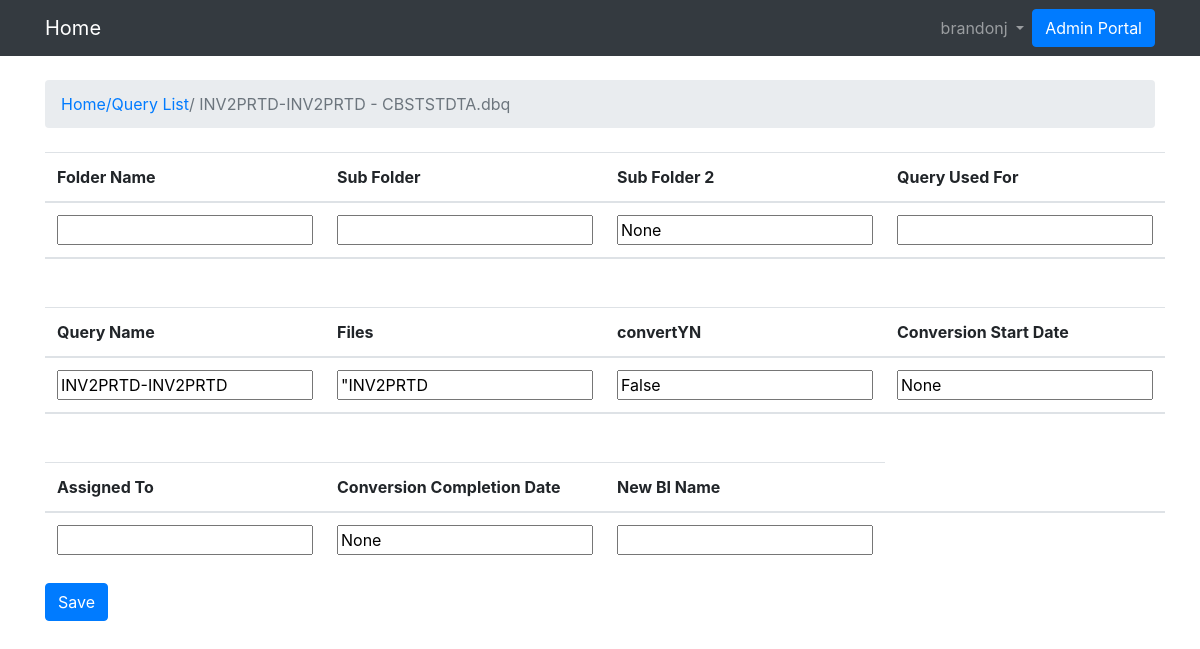
The page /queries/2037/ (signed in) on the database its author committed.
### entries/models.py (models this page shows, shortened)
class Query(models.Model):
    folderName                  = models.CharField(max_length=100, blank=True, null=True)
    subfolder                   = models.CharField(max_length=100, blank=True, null=True)
    subfolder2                  = models.CharField(max_length=100, blank=True, null=True, default=None)
    queryUsedFor                = models.CharField(max_length=500, blank=True, null=True)
    queryName                   = models.CharField(max_length=100, unique=True)
    files                       = models.CharField(max_length=100, blank=True, null=True)
    convertYN                   = models.BooleanField(default=False)
    conversionStartDate         = models.DateField('Conversion Start Date', blank=True, null=True)
    assignedTo                  = models.CharField(max_length=100, blank=True, null=True)
    conversionCompletionDate    = models.DateField('Conversion Completion Date', blank=True, null=True)
    newNameInBI                 = models.CharField(max_length=100, blank=True, null=True)

### entries/views.py (the view)
# urls.py: path('<int:query_id>/', views.detail, name='detail'),
@login_required
def detail(request, query_id):
    if request.method == "POST":
        if request.POST.get('queryName'):
            query = get_object_or_404(Query, pk=query_id)
            query.queryName = request.POST.get('queryName')
            query.folderName = request.POST.get('folderName')
            query.subfolder = request.POST.get('subfolder')
            query.subfolder2 = request.POST.get('subfolder2')
            query.queryUsedFor = request.POST.get('queryUsedFor')
            query.files = request.POST.get('files')
            query.convertYN =request.POST.get('convertYN')
            query.conversionStartDate = request.POST.get('conversionStartDate')
            query.assignedTo = request.POST.get('assignedTo')
            query.conversionCompletionDate = request.POST.get('conversionCompletionDate')
            query.newNameInBI = request.POST.get('newNameInBI')
            query.save()
            return redirect('entries:index')
    else:
        query = get_object_or_404(Query, pk=query_id)
        data = serializers.serialize( "python", Query.objects.all())
        return render(request, 'entries/detail.html', {'query': query, 'data': data})

### entries/templates/entries/detail.html (shortened to what this page needs)
{% extends 'entries/base.html' %}
{% block breadcrumb %}
<li class="breadcrumb-item active"><a href="{% url 'homepage:index' %}">Home</a><a href="{% url 'entries:index' %}">/Query List</a>/ {{ query.queryName }}</li>
{% endblock %}
{% block content %}
<form action="" method="POST">
    <table class="table">
        <thread class="thread-inverse">
            <tr>
                <th>Folder Name</th>
                <th>Sub Folder</th>
                <th>Sub Folder 2</th>
                <th>Query Used For</th>
            </tr>
        </thread>
        <tbody>
            <tr>
                <td><input type="text" name="folderName" value={{query.folderName}}></input></td>
                <td><input type="text" name="subfolder" value={{query.subfolder}}></input></td>
                <td><input type="text" name="subfolder2" value={{query.subfolder2}}></input></td>
                <td><input type="text" name="queryUsedFor" value={{query.queryUsedFor}}></input></td>
            </tr>
        </tbody>
        <thread>
            <tr>
                <td>&nbsp;</td>
            </tr>
        </thread>
        <thread class="thread-inverse">
            <tr>
                <th>Query Name</th>
                <th>Files</th>
                <th>convertYN</th>
                <th>Conversion Start Date</th>
            </tr>
        </thread>
        <tbody>
            <tr>
                <td><input type="text" name="queryName" value={{query.queryName}}></input></td>
                <td><input type="text" name="files" value={{query.files}}></input></td>
                <td><input type="text" name="convertYN" value={{query.convertYN}}></input></td>
                <td><input type="text" name="conversionStartDate" value={{query.conversionStartDate}}></input></td>
            </tr>
        </tbody>
        <thread>
            <tr>
                <td>&nbsp;</td>
            </tr>
        </thread>
        <thread class="thread-inverse">
            <tr>
                <th>Assigned To</th>
                <th>Conversion Completion Date</th>
                <th>New BI Name</th>
            </tr>
        </thread>
        <tbody>
            <tr>
                <td><input type="text" name="assignedTo" value={{query.assignedTo}}></input></td>
                <td><input type="text" name="conversionCompletionDate" value={{query.conversionCompletionDate}}></input></td>
                <td><input type="text" name="newNameInBI" value={{query.newNameInBI}}></input></td>
            </tr>
        </tbody>
    </table>
    <input class="btn btn-primary" type="submit" value="Save"></input>
</form>
{% endblock %}

### entries/templates/entries/base.html (shortened to what this page needs)
{% load static %}<!DOCTYPE html>
<html>
    <head>
        <link rel="stylesheet" type="text/css" href="{% static 'entries/bootstrap.min.css' %}">
    </head>
    <body>
        {% block body %}
        <nav class="navbar navbar-expand-sm navbar-dark bg-dark">
			  <div class="container">
				<a class="navbar-brand" href="{% url 'homepage:index' %}">Home</a>
				<div class="nav navbar-nav navbar-collapse" id="mainMenu">
				    {% if user.is_authenticated %}
				    <ul class="navbar-nav ml-auto">
				        <li class="nav-item dropdown">
				            <a class="nav-link dropdown-toggle" href="#" id='userMenu' data-toggle="dropdown" aria-haspopup="true" aria-expanded="false">
				                {{ user.username }}
				            </a>
				        </li>
				    </ul>
				    {% else %}
				    <form class="from-inline ml-auto">
				        <a href="{% url 'admin:login' %}" class="btn btn-outline-secondary">Log in</a>
				    </form>
				    {% endif %}
				</div>
			    <div class="nav navbar-nav navbar-right">
                    <a class="btn btn-primary" href="{% url 'admin:index' %}">Admin Portal</a>
				</div>
			  </div>
			</nav>
			<div class="container">
				<ol class="breadcrumb my-4">
					{% block breadcrumb %}
					{% endblock %}
				</ol>
				{% block content %}
				{% endblock %}
			</div>
		{% endblock body %}
    </body>
</html>

### rows shown on the page
Query: queryName "INV2PRTD-INV2PRTD - CBSTSTDTA.dbq", subfolder2 "None", files "\"INV2PRTD", convertYN "False", conversionStartDate "None", conversionCompletionDate "None"

### other values the page prints
{{ user.username }} "brandonj"
